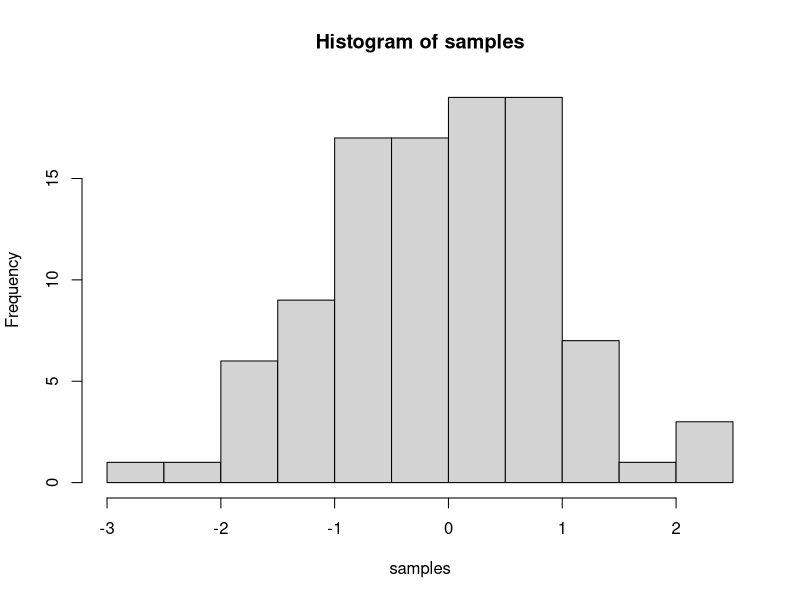

R code for this plot:
## ---- chunk 1
knitr::opts_chunk$set(message=FALSE,warning=FALSE, cache=TRUE)
## ---- chunk 2
A<-5
B<-10
C<-25
D<-30
## ---- chunk 3
A+D
## ---- chunk 4
D-C
## ---- chunk 5
D*A
## ---- chunk 6
C/A
## ---- chunk 7
29+20
## ---- chunk 8
29-18
## ---- chunk 9
8*8
## ---- chunk 10
37/5
## ---- chunk 11
samples <- rnorm(100, mean=0, sd=1)
hist(samples)
## ---- chunk 12
1+2
2*5
5/3
(1+6+4)/5

## ---- chunk 13
a<-1
b<-2
a+b

d<-c(1,2,3)
e<-c(5,6,7)
d+e
d*e
d/e

## ---- chunk 14
# for loop solution
# i becomes the number 1 to 100 at each step of the loop


a <- length(100) # make empty variable, set length to 100
for (i in 1:100){
  a[i] <-i #assigns the number in i, to the ith index of a
}

print(a)

# for loop solution #2

a<-c() #create empty variable using combine command
for (i in 1:100){
  a<-c(a,i) # keeps combining a with itself and the new number in i
}
print(a)

# seq solution
a <- seq(1,100,1) # look up help for seq using ?seq() in console
print(a)

